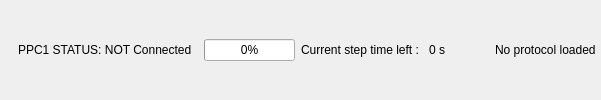
         <widget class="QGroupBox" name="groupBox_4">
          <property name="minimumSize">
           <size>
            <width>0</width>
            <height>29</height>
           </size>
          </property>
          <property name="styleSheet">
           <string notr="true">QGroupBox { 
     border: 1px solid transparent; /* rgb(200, 200, 200);*/
 
    color: rgb(80, 80, 80);

 } </string>
          </property>
          <property name="title">
           <string/>
          </property>
          <property name="flat">
           <bool>false</bool>
          </property>
          <layout class="QGridLayout" name="gridLayout_10">
           <property name="leftMargin">
            <number>4</number>
           </property>
           <property name="topMargin">
            <number>0</number>
           </property>
           <property name="rightMargin">
            <number>4</number>
           </property>
           <property name="bottomMargin">
            <number>0</number>
           </property>
           <item row="0" column="5">
            <widget class="QLabel" name="label_macroStatus">
             <property name="text">
              <string>No protocol loaded</string>
             </property>
            </widget>
           </item>
           <item row="0" column="3">
            <widget class="QLabel" name="label">
             <property name="sizePolicy">
              <sizepolicy hsizetype="Fixed" vsizetype="Preferred">
               <horstretch>0</horstretch>
               <verstretch>0</verstretch>
              </sizepolicy>
             </property>
             <property name="text">
              <string>Current step time left : </string>
             </property>
            </widget>
           </item>
           <item row="0" column="2">
            <widget class="QProgressBar" name="progressBar_macroStatus">
             <property name="maximumSize">
              <size>
               <width>200</width>
               <height>16777215</height>
              </size>
             </property>
             <property name="toolTip">
              <string>&lt;html&gt;&lt;head/&gt;&lt;body&gt;&lt;p&gt;Protocol progress indicator 0 - 100%&lt;/p&gt;&lt;/body&gt;&lt;/html&gt;</string>
             </property>
             <property name="value">
              <number>0</number>
             </property>
            </widget>
           </item>
           <item row="0" column="4">
            <widget class="QLabel" name="label_duration">
             <property name="minimumSize">
              <size>
               <width>60</width>
               <height>0</height>
              </size>
             </property>
             <property name="maximumSize">
              <size>
               <width>60</width>
               <height>16777215</height>
              </size>
             </property>
             <property name="text">
              <string>0 s</string>
             </property>
            </widget>
           </item>
           <item row="0" column="1">
            <widget class="QLabel" name="status_PPC1_label">
             <property name="maximumSize">
              <size>
               <width>220</width>
               <height>16777215</height>
              </size>
             </property>
             <property name="text">
              <string>PPC1 STATUS: NOT Connected  </string>
             </property>
            </widget>
           </item>
           <item row="0" column="0">
            <widget class="QLabel" name="status_PPC1_led">
             <property name="enabled">
              <bool>true</bool>
             </property>
             <property name="maximumSize">
              <size>
               <width>30</width>
               <height>16777215</height>
              </size>
             </property>
             <property name="toolTip">
              <string>&lt;html&gt;&lt;head/&gt;&lt;body&gt;&lt;p&gt;Connection indicator. Red: PPC-1 not connected; Green: PPC-1 connected&lt;/p&gt;&lt;/body&gt;&lt;/html&gt;</string>
             </property>
             <property name="text">
              <string/>
             </property>
            </widget>
           </item>
          </layout>
         </widget>
